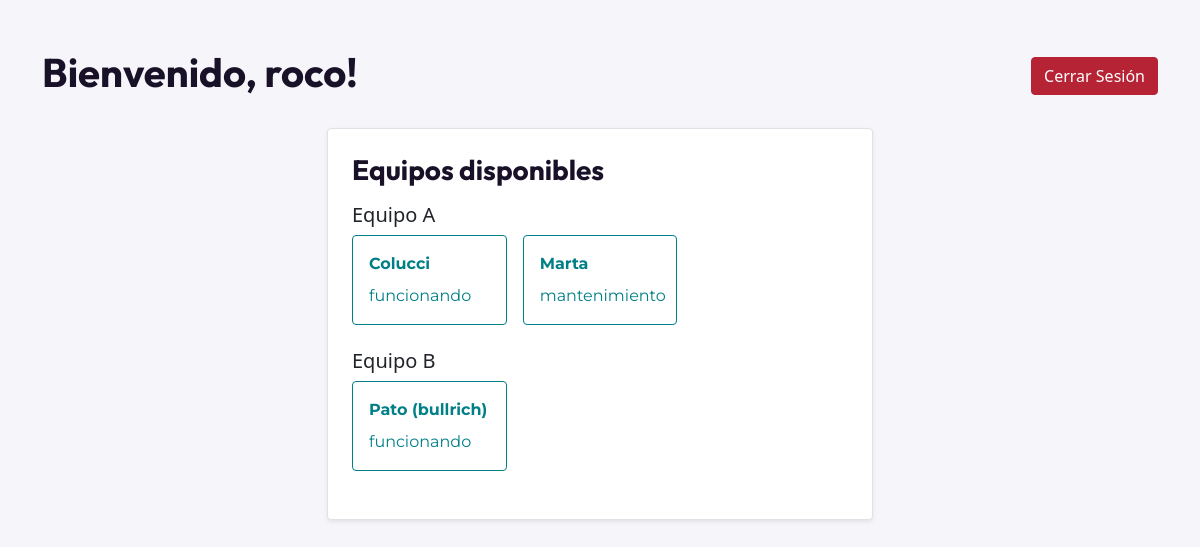
Page /pulseras/selector_pulsera.php (signed in) on the committed database.
### tables this page shows
CREATE TABLE `equipos` (
  `id` int(11) NOT NULL,
  `nombre_equipo` varchar(100) NOT NULL,
  `responsable_equipo` int(11) NOT NULL
);

CREATE TABLE `pulseras` (
  `id` int(11) NOT NULL,
  `fecha_emision` date NOT NULL,
  `version` varchar(20) DEFAULT NULL,
  `funcionamiento` enum('funcionando','averiada','mantenimiento') DEFAULT 'funcionando',
  `alias` varchar(50) DEFAULT NULL,
  `created_at` timestamp NOT NULL DEFAULT current_timestamp()
);

### pulseras/selector_pulsera.php (the view, shortened to what this page needs)
<?php
require_once '../config/config.php';
$stmt = $pdo->prepare("SELECT id, nombre_equipo FROM equipos WHERE responsable_equipo = ? ORDER BY nombre_equipo");
$stmt->execute([$_SESSION['user_id']]);
$equipos = $stmt->fetchAll(PDO::FETCH_ASSOC);
$equiposTemp = [];
foreach ($equipos as $equipo) {
    $eid = $equipo['id'];
    $stmt_p = $pdo->prepare("SELECT p.id AS id_pulsera, p.alias, p.funcionamiento FROM pulseras p JOIN pulserasxequipo px ON px.pulsera_id = p.id WHERE px.equipo_id = ? ORDER BY p.alias");
    $stmt_p->execute([$eid]);
    $equipo['pulseras'] = $stmt_p->fetchAll(PDO::FETCH_ASSOC);
    $equiposTemp[] = $equipo;
}
$equipos = $equiposTemp;
?>
<!DOCTYPE html>
<html lang="es">
<head>
    <link href="https://cdn.jsdelivr.net/npm/bootstrap@5.1.3/dist/css/bootstrap.min.css" rel="stylesheet">
    <link href="../colors.css" rel="stylesheet">
</head>
<body class="">
    <div class="container mt-5">
        <div class="d-flex justify-content-between align-items-center mb-4">
            <h1>Bienvenido, <?php echo htmlspecialchars($_SESSION['username']); ?>!</h1>
            <a href="../auth/logout.php" class="btn btn-danger">Cerrar Sesión</a>
        </div>
        <div class="row justify-content-center">
            <div class="col-md-6">
                <form method="POST" class="p-4 border rounded bg-white shadow-sm">
                    <div class="mb-4">
                        <h3 class="mb-3">Equipos disponibles</h3>
                        <?php
                        foreach ($equipos as $equipo):
                        ?>
                            <div class="equipo-container mb-4">
                                <h5 class="mt-3 mb-2">
                                    <?php echo htmlspecialchars($equipo['nombre_equipo']); ?>
                                </h5>
                                <div class="row row-cols-1 row-cols-md-2 row-cols-lg-3 g-3">
                                    <?php if (!empty($equipo['pulseras'])): ?>
                                        <?php foreach ($equipo['pulseras'] as $pulsera): ?>
                                            <div class="col">
                                                <button type="submit"
                                                        name="seleccion"
                                                        value="<?php echo $equipo['id'] . ':' . $pulsera['id_pulsera']; ?>"
                                                        class="btn btn-outline-primary w-100 h-100 d-flex flex-column justify-content-between p-3 rounded">
                                                    <div class="fw-bold mb-2"><?php echo htmlspecialchars($pulsera['alias']); ?></div>
                                                    <div class=""><?php echo htmlspecialchars($pulsera['funcionamiento']); ?></div>
                                                </button>
                                            </div>
                                        <?php endforeach; ?>
                                    <?php else: ?>
                                        <div class="col">
                                            <div class="alert alert-warning w-100">No hay pulseras asociadas a este equipo.</div>
                                        </div>
                                    <?php endif; ?>
                                </div>
                            </div>
                        <?php endforeach; ?>
                      </div>
                </form>
            </div>
        </div>
    </div>
</body>
</html>

### colors.css (style rules this page uses)
:root { --fondo: rgb(245,245,250); --fondo2: #fafafa; --texto: rgb(25,17,40); --destacado1: rgb(35,30,66); --destacado2: rgb(0,127,135); --destacadoalt1: rgb(86,83,118); --destacadoalt2: rgb(36,76,99); --error: rgb(181,35,52); --errorhover: rgb(121, 22, 34); }
body { background-color: var(--fondo); }
form { background-color: var(--fondo); }
h1 { color: var(--texto) !important; font-family: 'Outfit', serif; font-weight: bold; }
h2, h3 { color: var(--texto) !important; font-family: 'Outfit', serif; font-weight: bold; }
label, p, input, button { color: var(--texto); font-family: 'Montserrat', sans-serif; }
.btn-outline-primary { color: var(--destacado2); border-color: var(--destacado2); }
.btn-danger { background-color: var(--error); border-color: var(--error); }

### rows in the picture
equipos: nombre_equipo "Equipo A"
pulseras: $equipo['id'] 1 (drawn), alias "Colucci", funcionamiento "funcionando"
pulseras: $equipo['id'] 1 (drawn), alias "Marta", funcionamiento "mantenimiento"
equipos: nombre_equipo "Equipo B"
pulseras: $equipo['id'] 2 (drawn), alias "Pato (bullrich)", funcionamiento "funcionando"

### other values in the picture
$_SESSION['username'] "roco"
